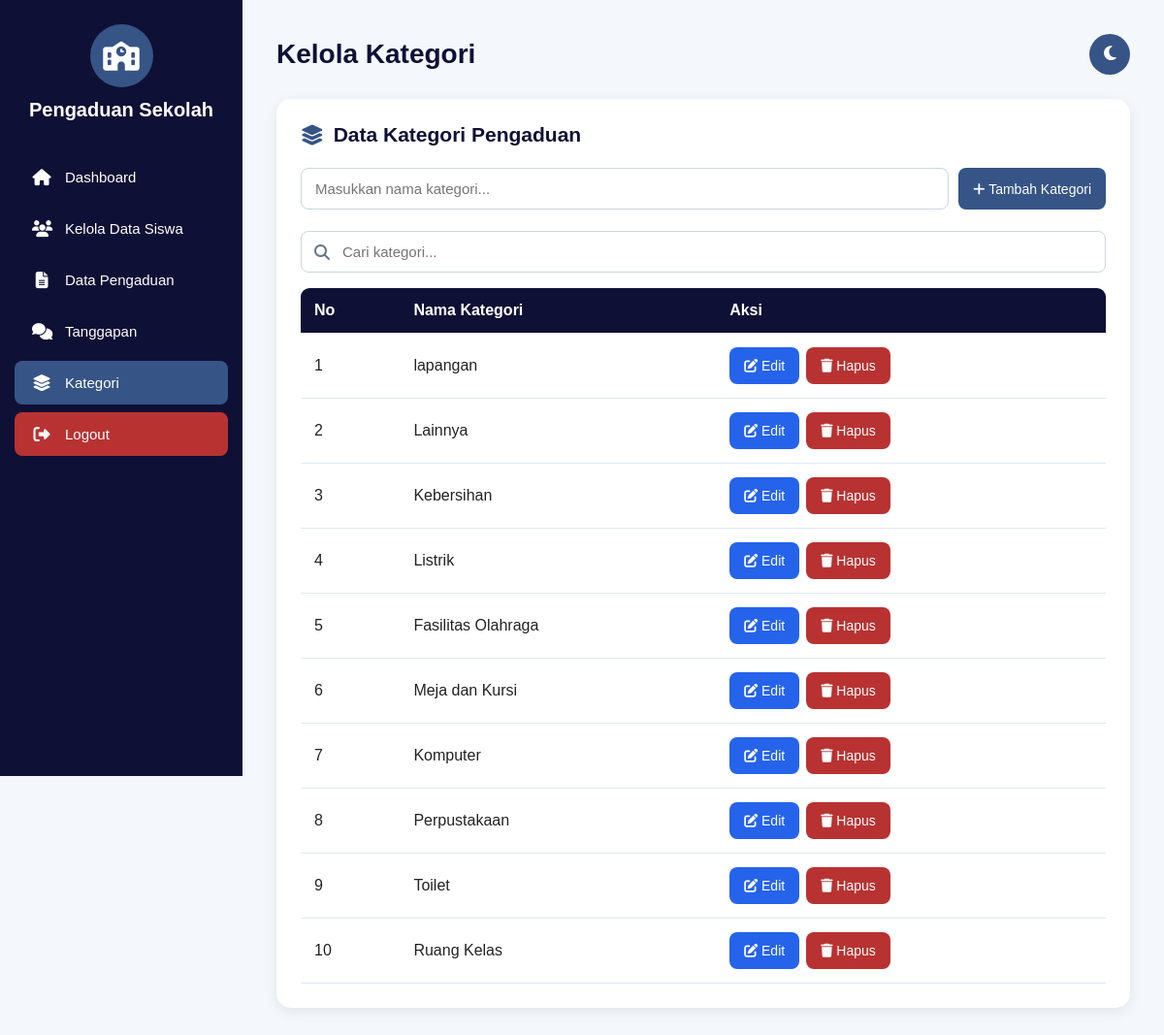
Screenshot of /CRUD_OOP_PENGADUAN_SEKOLAH/view/v_kategori.php (signed in) with the database file from the repository.
### tables this page shows
CREATE TABLE `kategori` (
  `id` int(11) NOT NULL,
  `nama_kategori` varchar(100) NOT NULL
);

### CRUD_OOP_PENGADUAN_SEKOLAH/view/v_kategori.php (the view, shortened to what this page needs)
<?php
$db = new Koneksi();
$conn = $db->getConnection();
$stmt = $conn->query(
    "SELECT id, nama_kategori FROM kategori ORDER BY id DESC"
);
$kategori = $stmt->fetchAll(PDO::FETCH_ASSOC);
?>
<!DOCTYPE html>
<html lang="id">
<head>
    <link rel="stylesheet"
          href="https://cdnjs.cloudflare.com/ajax/libs/font-awesome/6.5.2/css/all.min.css">
</head>
<body>
<aside class="sidebar">
    <div class="logo">
        <div class="logo-icon">
            <i class="fa-solid fa-school"></i>
        </div>
        <span class="logo-text">Pengaduan Sekolah</span>
    </div>
    <ul class="menu">
        <li>
            <a href="v_dashboard_admin.php">
                <i class="fa-solid fa-house"></i>
                <span>Dashboard</span>
            </a>
        </li>
        <li>
            <a href="v_kelola_siswa.php">
                <i class="fa-solid fa-users"></i>
                <span>Kelola Data Siswa</span>
            </a>
        </li>
        <li>
            <a href="v_data_pengaduan.php">
                <i class="fa-solid fa-file-lines"></i>
                <span>Data Pengaduan</span>
            </a>
        </li>
        <li>
            <a href="v_tanggapan.php">
                <i class="fa-solid fa-comments"></i>
                <span>Tanggapan</span>
            </a>
        </li>
        <li>
            <a href="v_kategori.php" class="active">
                <i class="fa-solid fa-layer-group"></i>
                <span>Kategori</span>
            </a>
        </li>
        <li class="logout">
            <a href="../asset/aksi_logout.php"
               onclick="return confirm('Yakin ingin logout?');">
                <i class="fa-solid fa-right-from-bracket"></i>
                <span>Logout</span>
            </a>
        </li>
    </ul>
</aside>
<main class="main">
    <div class="topbar">
        <h1>Kelola Kategori</h1>
        <button
            type="button"
            class="theme-button"
            id="themeButton"
            title="Ganti Tema"
            aria-label="Ganti tema"
        >
            <i class="fa-solid fa-moon" id="themeIcon"></i>
        </button>
    </div>
    <section class="content">
        <div class="content-header">
            <h2>
                <i class="fa-solid fa-layer-group"></i>
                Data Kategori Pengaduan
            </h2>
        </div>
        <form method="POST" class="form-tambah">
            <input
                type="text"
                name="nama_kategori"
                placeholder="Masukkan nama kategori..."
                maxlength="100"
                required
            >
            <button type="submit" name="tambah" class="btn-tambah">
                <i class="fa-solid fa-plus"></i>
                Tambah Kategori
            </button>
        </form>
        <div class="search-wrapper">
            <i class="fa-solid fa-magnifying-glass"></i>
            <input
                type="search"
                id="searchKategori"
                class="search"
                placeholder="Cari kategori..."
                autocomplete="off"
            >
        </div>
        <div class="table-wrapper">
            <table>
                <thead>
                    <tr>
                        <th>No</th>
                        <th>Nama Kategori</th>
                        <th>Aksi</th>
                    </tr>
                </thead>
                <tbody id="dataKategori">
                    <?php if (count($kategori) > 0): ?>
                        <?php $no = 1; ?>
                        <?php foreach ($kategori as $row): ?>
                            <tr class="baris-kategori">
                                <td class="nomor"><?= $no++; ?></td>
                                <td class="nama-kategori">
                                    <?= htmlspecialchars(
                                        $row['nama_kategori'],
                                        ENT_QUOTES,
                                        'UTF-8'
                                    ); ?>
                                </td>
                                <td>
                                    <div class="aksi">
                                        <button
                                            type="button"
                                            class="btn-edit tombol-edit"
                                            data-id="<?= (int) $row['id']; ?>"
                                            data-nama="<?= htmlspecialchars(
                                                $row['nama_kategori'],
                                                ENT_QUOTES,
                                                'UTF-8'
                                            ); ?>"
                                        >
                                            <i class="fa-solid fa-pen-to-square"></i>
                                            Edit
                                        </button>
                                        <form
                                            method="POST"
                                            onsubmit="return confirm('Yakin ingin menghapus kategori ini?');"
                                        >
                                            <button
                                                type="submit"
                                                name="hapus"
                                                class="btn-hapus"
                                            >
                                                <i class="fa-solid fa-trash"></i>
                                                Hapus
                                            </button>
                                        </form>
                                    </div>
                                </td>
                            </tr>
                        <?php endforeach; ?>
                    <?php endif; ?>
                </tbody>
            </table>
        </div>
    </section>
</main>
</body>
</html>

### CRUD_OOP_PENGADUAN_SEKOLAH/view/v_kategori.php (style rules this page uses)
* { box-sizing: border-box; margin: 0; padding: 0; font-family: Arial, sans-serif; }
body { background: #f4f7fb; color: #222; transition: background .3s, color .3s; }
.sidebar { width: 250px; height: 100vh; position: fixed; top: 0; left: 0; background: #0f1035; color: white; padding: 25px 15px; z-index: 1000; overflow-y: auto; }
.logo { display: flex; flex-direction: column; align-items: center; text-align: center; gap: 12px; margin-bottom: 35px; padding: 0 5px; }
.logo-icon { width: 65px; height: 65px; display: flex; align-items: center; justify-content: center; background: #365486; border-radius: 50%; flex-shrink: 0; }
.logo-icon i { font-size: 30px; color: white; }
.logo-text { font-size: 20px; font-weight: bold; color: white; }
.menu { list-style: none; }
.menu li { margin-bottom: 8px; }
.menu a { display: flex; align-items: center; gap: 14px; padding: 14px 18px; color: white; text-decoration: none; border-radius: 8px; font-size: 15px; transition: background .3s, color .3s; }
.menu a i { width: 20px; text-align: center; font-size: 17px; flex-shrink: 0; }
.menu a:hover, .menu a.active { background: #365486; color: white; }
.menu .logout a { background: #b83232; color: white; }
.main { margin-left: 250px; padding: 35px; min-width: 0; }
.topbar { display: flex; justify-content: space-between; align-items: center; gap: 15px; margin-bottom: 25px; }
.topbar h1 { color: #0f1035; font-size: 28px; }
.theme-button { width: 42px; height: 42px; flex-shrink: 0; border: none; border-radius: 50%; cursor: pointer; background: #365486; color: white; font-size: 17px; transition: .3s; }
.content { background: white; border-radius: 15px; padding: 25px; box-shadow: 0 4px 15px rgba(0, 0, 0, .08); transition: background .3s, box-shadow .3s; }
.content-header { display: flex; justify-content: space-between; align-items: center; gap: 15px; flex-wrap: wrap; margin-bottom: 22px; }
.content-header h2 { display: flex; align-items: center; gap: 10px; color: #0f1035; font-size: 21px; }
.content-header h2 i { color: #365486; }
.form-tambah { display: flex; gap: 10px; margin-bottom: 22px; }
.form-tambah input { flex: 1; min-width: 0; padding: 12px 14px; border: 1px solid #cbd5e1; border-radius: 8px; font-size: 15px; outline: none; background: white; color: #222; }
button { border: none; border-radius: 8px; padding: 11px 15px; cursor: pointer; font-size: 14px; transition: background .2s; }
.btn-tambah { background: #365486; color: white; white-space: nowrap; }
.btn-edit { background: #2563eb; color: white; }
.btn-hapus { background: #b83232; color: white; }
.search-wrapper { position: relative; margin-bottom: 16px; }
.search-wrapper i { position: absolute; top: 50%; left: 14px; transform: translateY(-50%); color: #64748b; }
.search { width: 100%; padding: 12px 14px 12px 42px; border: 1px solid #cbd5e1; border-radius: 8px; font-size: 15px; outline: none; background: white; color: #222; }
.table-wrapper { width: 100%; overflow-x: auto; }
table { width: 100%; min-width: 450px; border-collapse: collapse; }
th, td { padding: 14px; text-align: left; border-bottom: 1px solid #e2e8f0; }
th { background: #0f1035; color: white; white-space: nowrap; }
th:first-child { border-radius: 9px 0 0 0; }
th:last-child { border-radius: 0 9px 0 0; }
.aksi { display: flex; align-items: center; gap: 7px; flex-wrap: wrap; }
.aksi form { margin: 0; }
.aksi button { white-space: nowrap; }

### rows the page displays
kategori: nama_kategori "lapangan"
kategori: nama_kategori "Lainnya"
kategori: nama_kategori "Kebersihan"
kategori: nama_kategori "Listrik"
kategori: nama_kategori "Fasilitas Olahraga"
kategori: nama_kategori "Meja dan Kursi"
kategori: nama_kategori "Komputer"
kategori: nama_kategori "Perpustakaan"
kategori: nama_kategori "Toilet"
kategori: nama_kategori "Ruang Kelas"
